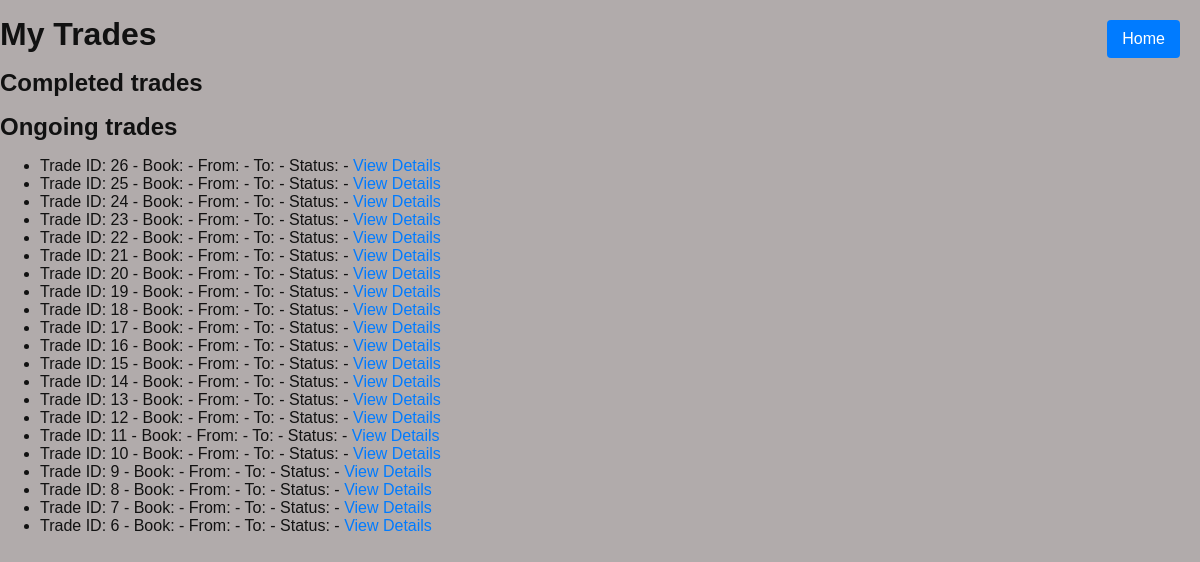
/core/mytrades (signed in), run on the app's committed database.
### core/models.py (models this page shows, shortened)
class Trade(models.Model):
    Trade_Status_Choices = [
        ('Pending', 'Pending'),
        ('Accepted', 'Accepted'),
        ('Paid', 'Paid'),
        ('Shipped', 'Shipped'),
        ('Completed', 'Completed'),
        ('Cancelled', 'Cancelled'),
    ]
    requester = models.ForeignKey(User, related_name='requested_trades', on_delete=models.CASCADE) #Cascade delete means if the user is deleted, their trades are also deleted
    responder = models.ForeignKey(User, related_name='received_trades', on_delete=models.CASCADE)
    requester_status = models.CharField(max_length=20, choices=Trade_Status_Choices, default='Accepted')
    responder_status = models.CharField(max_length=20, choices=Trade_Status_Choices, default='Pending')
    created_at = models.DateTimeField(auto_now_add=True)
    time_both_paid = models.DateTimeField(default=None, null=True, blank=True)

### core/views.py (the view)
# urls.py: path('core/mytrades', views.mytrades_view, name='mytrades'),  #all trades involving the user
def mytrades_view(request):
    if not request.user.is_authenticated:
        return redirect('login')  # Redirect to login if not authenticated
    user = request.user
    trades = Trade.objects.filter(requester=user) | Trade.objects.filter(responder=user)
    trades = trades.order_by('-created_at')  # Order by most recent trades first
    return render(request, 'core/mytrades.html', {
        'trades': trades,
    })

### core/templates/core/mytrades.html (shortened to what this page needs)
{% load static %}
<!DOCTYPE html>
<html lang="en">
<head>
        <link rel="stylesheet" href="{% static 'css/styles.css' %}">
</head>
<body>
    <a href="{% url 'home' %}" id="go_home_id">Home</a>
    <h1>My Trades</h1>
    <h2>Completed trades</h2>
    <h2>Ongoing trades</h2>
    <ul>
        {% for trade in trades %}
            {% if not trade.requester_recieved and not trade.responder_recieved %}
                <li>
                    Trade ID: {{ trade.id }} -
                    Book: {{ trade.book.title }} -
                    From: {{ trade.from_user.username }} -
                    To: {{ trade.to_user.username }} -
                    Status: {{ trade.status }} -
                    <a href="{% url 'trade' trade.id %}">View Details</a>
                </li>
            {% endif %}
        {% empty %}
            <li>No trades found.</li>
        {% endfor %}
    </ul>
</body>
</html>

### core/static/css/styles.css (style rules this page uses)
body { margin: 0; padding: 0; font-family: Arial, sans-serif; background-color: #b1abab; color: #111; }
h1, h2, h3 { margin: 0.5em 0; }
a { color: #007bff; text-decoration: none; }
#go_home_id { position: fixed; top: 20px; right: 20px; background-color: #007bff; color: white; padding: 10px 15px; border-radius: 4px; text-decoration: none; z-index: 1000; }

### data on the page
Trade: id "26"
Trade: id "25"
Trade: id "24"
Trade: id "23"
Trade: id "22"
Trade: id "21"
Trade: id "20"
Trade: id "19"
Trade: id "18"
Trade: id "17"
Trade: id "16"
Trade: id "15"
Trade: id "14"
Trade: id "13"
Trade: id "12"
Trade: id "11"
Trade: id "10"
Trade: id "9"
Trade: id "8"
Trade: id "7"
Trade: id "6"
